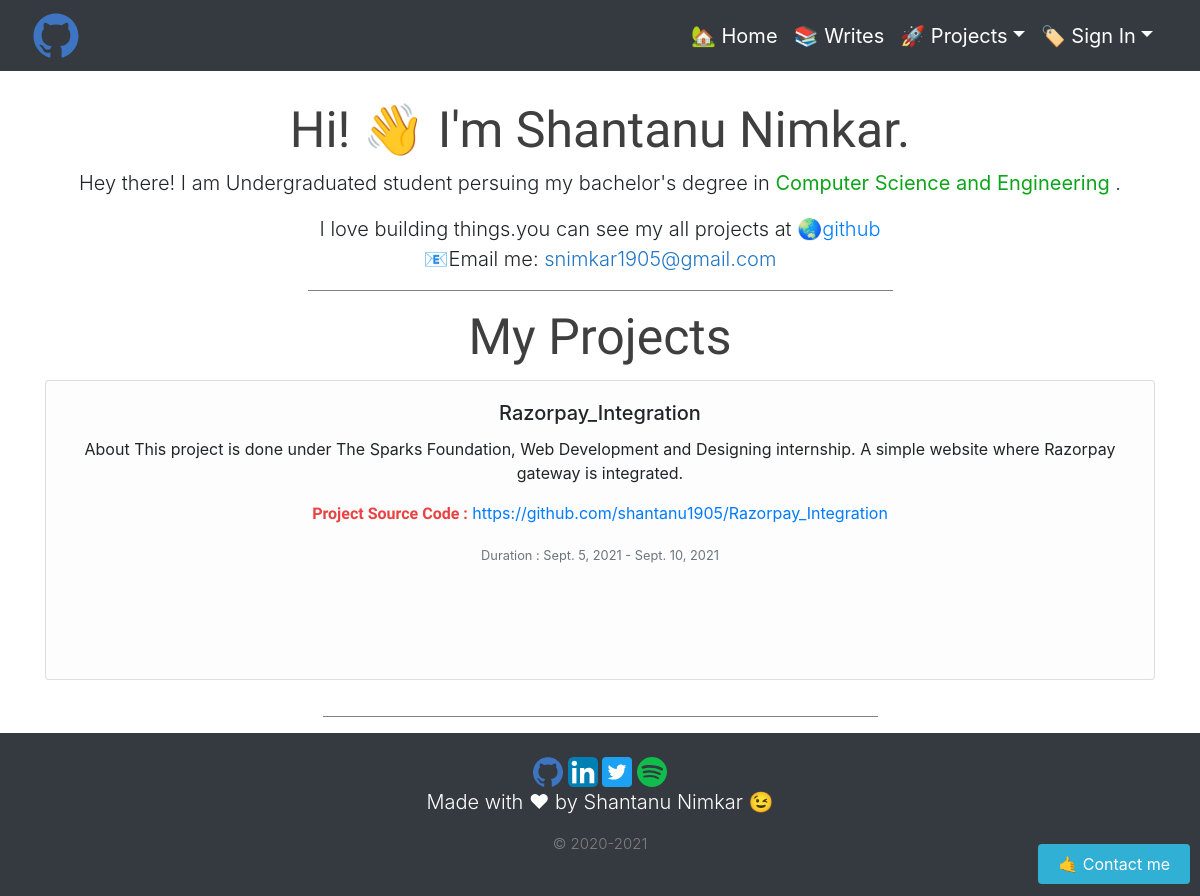
Before: / with the older database file.
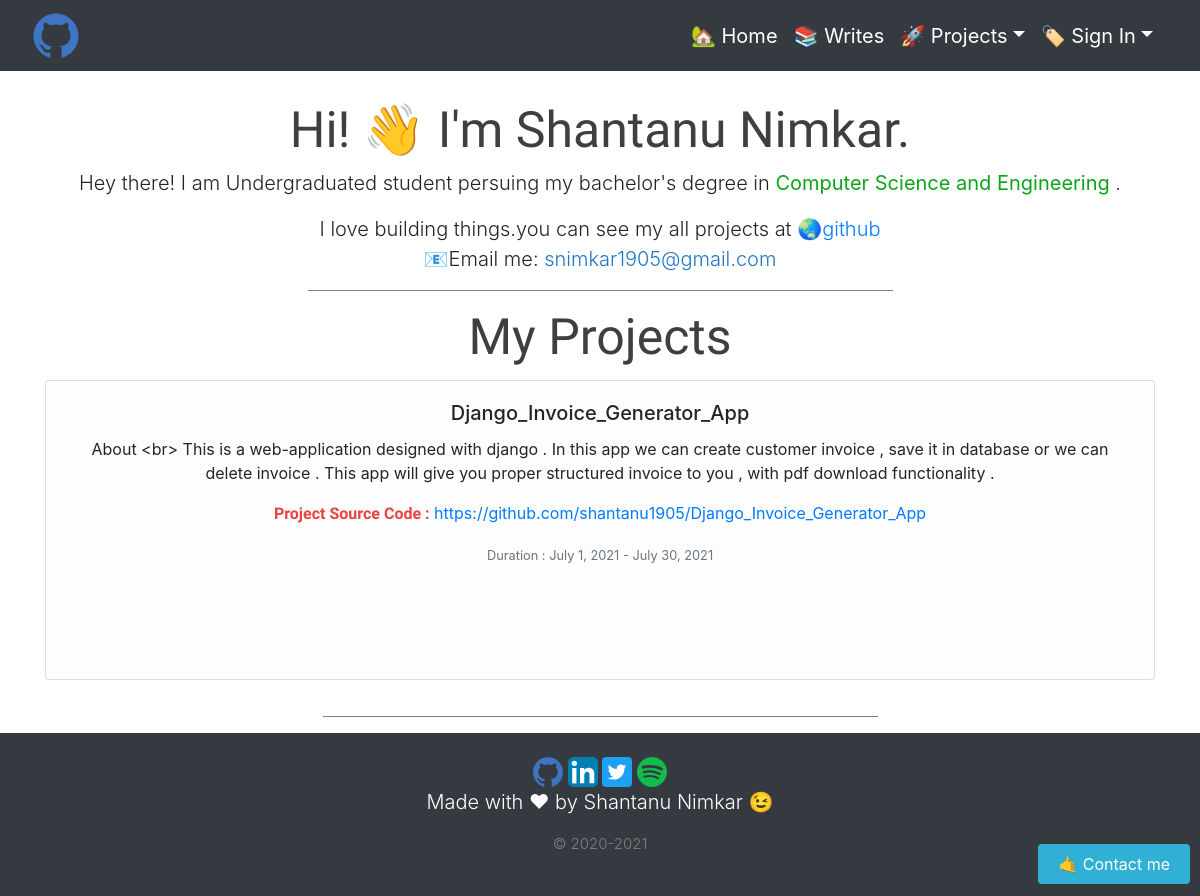
After: the same page with the newer database file.
### home/models.py (models this page shows, shortened)
class Project(models.Model):
    pname=models.CharField(max_length=100)
    startdate=models.DateField()
    enddate=models.DateField()
    description=models.TextField(max_length=500)
    url=models.TextField(max_length=100)

### home/views.py (the view, shortened to what this page needs)
# urls.py: path('', views.index, name='home'),
def index(request):
    pro = Project.objects.all()
    context = {'pro':pro}
    return render(request,"index.html", context)

### templates/index.html (shortened to what this page needs)
{% extends 'base.html' %}
{% block content %}
<head>
</head>
<div class="pad">
</div>
<section class="about">
  <div class="container-fluid">
    <h3 class="display-4">Hi! 👋 I'm Shantanu Nimkar.</h3>
    <p class="lead">Hey there! I am Undergraduated student persuing my bachelor's degree in <strong style="color:rgb(12, 165, 25)">Computer Science and Engineering</strong> . <br>
     </p>
    <p class="lead"> I love building things.you can see my all projects at 	<a href="https://github.com/shantanu1905">🌏github </a> <br>
       📧Email me: <a style="color: rgb(33, 118, 197);">snimkar1905@gmail.com</a></p>
    <hr style="height:1px; width:50% ;border-width:0; color:gray; background-color:gray">
  </div>
</section>
<div class="project container">
  <h3 class="display-4"> My Projects</h3>
  {% for Project in pro %}
    <div class="card-deck">
      <div class="card">
        <div class="card-body">
          <h5 class="card-title">{{Project.pname}}</h5>
          <p class="card-text">{{Project.description}}</p>
          <p class="card-text"> <strong style="color: rgb(233, 66, 66); font-family: 'Sofia';">Project Source Code :</strong> <a href="{{Project.url}}">{{Project.url}}<a></p>
            <p class="card-text"><small class="text-muted">Duration : {{Project.startdate}} - {{Project.enddate}}</small></p>
        </div>
      </div>
    </div>
    {% endfor %}
<hr style="height:1px; width:50% ;border-width:0; color:gray; background-color:gray">
</div>
 <div id="mybutton">
  <a  class="feedback" href="#myModal"  data-toggle="modal" role="button" >🤙 Contact me </a>
  </div>
{% endblock %}

### templates/base.html (shortened to what this page needs)
<!DOCTYPE html>
<html lang="en">
<head>
    <link rel="stylesheet" href="static/style1.css">
 <link rel="stylesheet" href="https://stackpath.bootstrapcdn.com/bootstrap/4.3.1/css/bootstrap.min.css">
  <link rel="stylesheet" href="https://maxcdn.bootstrapcdn.com/bootstrap/4.0.0/css/bootstrap.min.css">
</head>
<body>
<nav class="navbar navbar-expand-lg navbar-dark bg-dark fixed-top">
    <div class="container-fluid">
      <a class="navbar-brand" href="/">
        <img src="/static/images/github.svg" alt="" width="50" height="45">
      </a>
      <div class="collapse navbar-collapse" id="navbarResponsive">
        <ul class="navbar-nav ml-auto">
          <li class="nav-item active">
            <a class="navbar-brand" href="/">🏡 Home
                </a>
          </li>
          <li class="nav-item">
            <a class="navbar-brand" href="writes">📚 Writes</a>
          </li>
         <li class="nav-item dropdown">
        <a class="navbar-brand dropdown-toggle" data-toggle="dropdown" href="#" role="button" aria-haspopup="true" aria-expanded="false"> 🚀 Projects</a>
      </li>
          <li class="nav-item dropdown">
        <a class="navbar-brand dropdown-toggle" data-toggle="dropdown" href="#" role="button" aria-haspopup="true" aria-expanded="false"> 🏷️ Sign In</a>
      </li>
        </ul>
      </div>
    </div>
  </nav>
    {% block content %}
    {% endblock %}
    <footer class="py-4 bg-dark flex-shrink-0">
        <div class="container text-center">
        <div class="icon-bar">
        <a href="https://github.com/shantanu1905"><img alt="Github" src="static/images/github.svg" width="30" height="30" ></a>
        <a href="https://www.linkedin.com/in/shantanu-nimkar-4a50961a6/"><img  alt="linkedin" src="static/images/linkedinn.svg" width="30" height="30"></a>
        <a href="#"><img alt="twitter" src="static/images/twitter.svg" width="30" height="30" ></a>
        <a href="#"><img alt="spotify" src="static/images/spotify1.svg" width="30" height="30" ></a>
      </div>
      <p class="lead"  style="font-size:20px ;color:white" >Made with ❤ by Shantanu Nimkar 😉 </p>
      <p class="lead"  style="font-size:15px ;color:gray" >© 2020-2021 </p>
      </footer>
</body>
</html>

### static/style1.css (style rules this page uses)
.feedback { background-color : #31B0D5; color: white; padding: 10px 20px; border-radius: 4px; border-color: #46b8da; }
#mybutton { position: fixed; bottom: 20px; right: 10px; }

### templates/index.html (style rules this page uses)
.pad { padding-top: 50px; padding-right: 30px; padding-bottom: 50px; padding-left: 80px; }
.about { text-align: center; }
.about h3 { font-family: 'Sofia'; font-size: 50px; color: rgb(63, 63, 63); }
.project { text-align: center; }
.project h3 { font-family: 'Sofia'; font-size: 50px; color: rgb(63, 63, 63); }
.card-deck { padding-bottom: 20px; padding-top: 5px; }
.card { background-color: rgb(253, 253, 253); height: 300px; width: 100%; }

Changed rows visible on the page:
removed Project: pname "Razorpay_Integration", description "About This project is done under The Sparks Foundation, Web Development and Designing internship. A simple website where Razorpay gateway is integrated.", url "https://github.com/shantanu1905/Razorpay_Integration", startdate "Sept. 5, 2021", enddate "Sept. 10, 2021"
added Project: pname "Django_Invoice_Generator_App", description "About <br> This is a web-application designed with django . In this app we can create customer invoice , save it in database or we can delete invoice . This app will give you proper structured invoice to you , with pdf download functionality .", url "https://github.com/shantanu1905/Django_Invoice_Generator_App", startdate "July 1, 2021", enddate "July 30, 2021"
